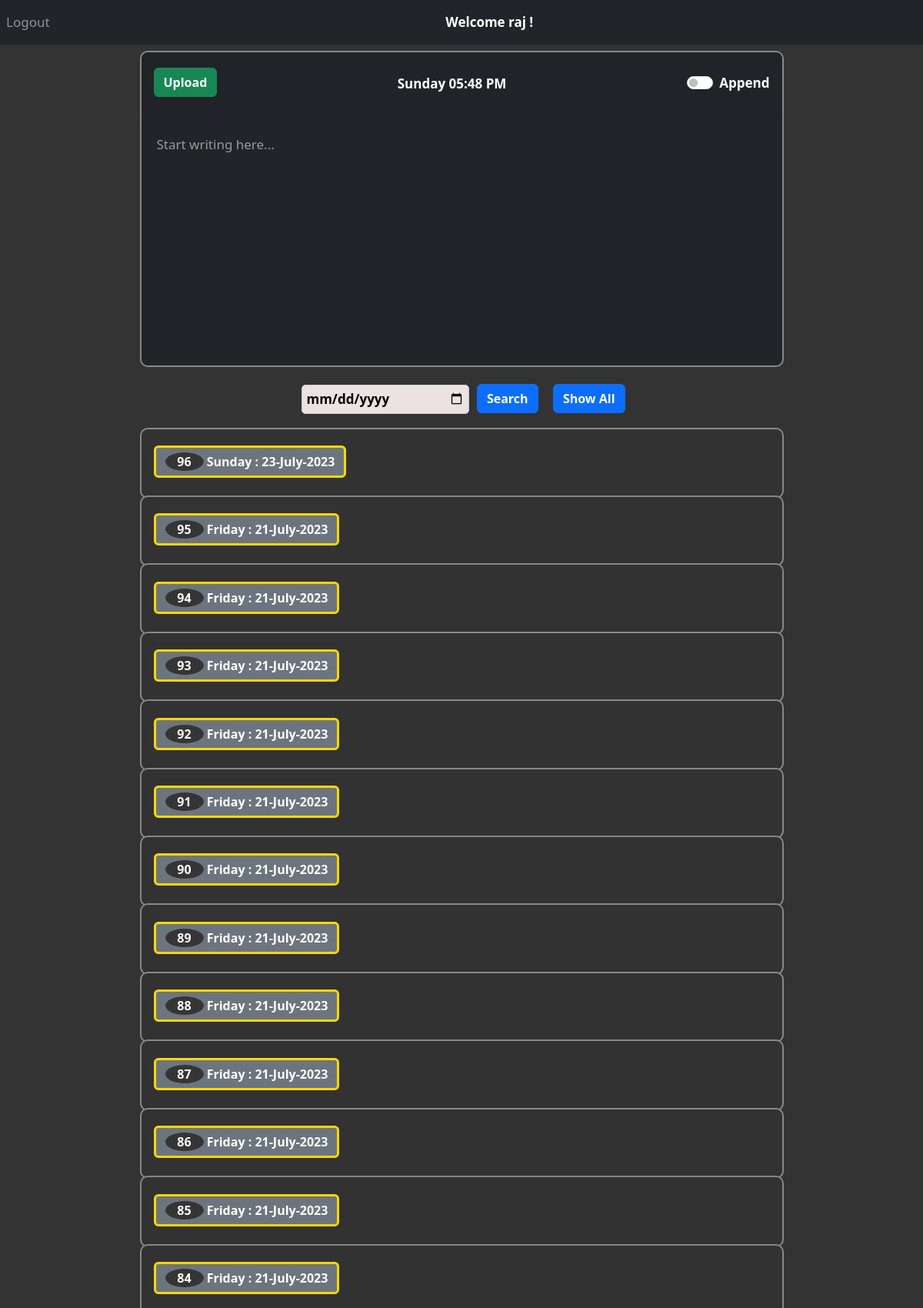
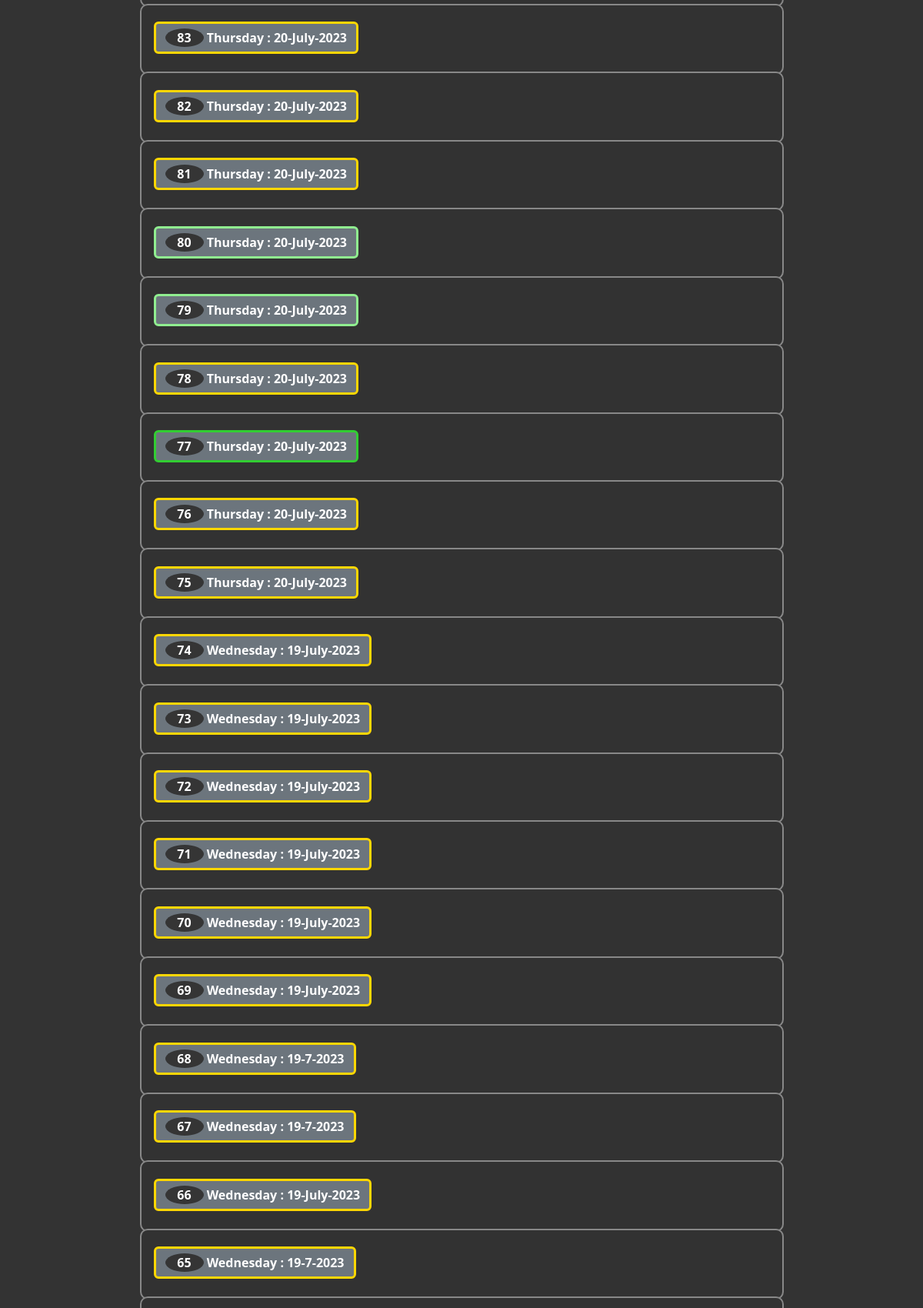
The app's page / (signed in, upper part) with its own data (2 pictures, top to bottom).
### website/models.py (models this page shows)
class User(db.Model, UserMixin):
    id = db.Column(db.Integer, primary_key=True)
    email = db.Column(db.String(150), unique=True)
    password = db.Column(db.String(150))
    first_name = db.Column(db.String(150))
    notes = db.relationship('Note')

class Note(db.Model):
    id = db.Column(db.Integer, primary_key=True)
    data = db.Column(db.String(10000))
    date = db.Column(db.DateTime(timezone=True), default=func.now())
    day = db.Column(db.String(10), default=datetime.now().strftime('%A'))
    currDate = db.Column(db.String(20), default=datetime.now().strftime('%Y-%m-%d'))
    time = db.Column(db.String(20), default=datetime.now().strftime('%H:%M:%S'))
    month = db.Column(db.String(20), default=datetime.now().strftime('%B'))
    sentiment = db.Column(db.Float)
    sentimentColor = db.Column(db.String(255))
    classification = db.Column(db.String(50))
    switch_state = db.Column(db.Boolean, default=False)  # New column for the switch state
    user_id = db.Column(db.Integer, db.ForeignKey('user.id'))

### website/views.py (the view, shortened to what this page needs)
@views.route('/', methods=['GET', 'POST'])
@login_required
def home():
    first_name = current_user.first_name
    notes = Note.query.filter_by(user_id=current_user.id).all()
    get_switch_state = Note.query.filter_by(user_id=current_user.id).order_by(Note.id.desc()).first()
    latest_switch_state = "checked" if get_switch_state.switch_state else ""
    searchDate = request.args.get('searchDate')
    note_data = [(note.currDate, note.day, note.month, note.sentimentColor, note.data, note.id) for note in notes]
    return render_template("home.html", user=current_user, first_name = first_name, note_data=note_data, latest_switch_state = latest_switch_state)

### website/__init__.py (called while the page is built)
def create_app():
    app = Flask(__name__)
    app.config['SECRET_KEY'] = 'hjshjhdjah kjshkjdhjs'
    app.config['SQLALCHEMY_DATABASE_URI'] = f'sqlite:///{DB_NAME}'
    db.init_app(app)
    from .views import views
    from .auth import auth
    app.register_blueprint(views, url_prefix='/')
    app.register_blueprint(auth, url_prefix='/')
    from .models import User, Note
    with app.app_context():
        db.create_all()
    login_manager = LoginManager()
    login_manager.login_view = 'auth.login'
    login_manager.init_app(app)
    @login_manager.user_loader
    def load_user(id):
        return User.query.get(int(id))
    return app

### website/templates/home.html (shortened to what this page needs)
{% extends "base.html" %}
{% block content %}
<form method="POST">
  <div class="card text-white bg-dark mb-3">
    <div class="card-header">
      <div align="left">
        <button type="submit" class="btn btn-secondary  btn-success" style="display: flex; justify-content: space-between;"><b>Upload</b></button>
      </div>
      <div style="font-weight: bold">
        <div class="d-flex justify-content-center w-100">
          <span class="navbar-text text-center" style="color: white; font-weight: bold;">
             <span id="current-time-home"></span>
          </span>
        </div>
      </div>
      <div class="form-check form-switch align-center">
        <input class="form-check-input" type="checkbox" role="switch" id="flexSwitchCheckChecked" name="switchState" {{latest_switch_state}}>
        <label class="form-check-label" for="flexSwitchCheckChecked"><b>Append</b></label>
      </div>
    </div>
    <textarea name="note" id="note" class="form-control bg-dark text-white" style="border: none;" autofocus wrap="soft" placeholder="Start writing here..."></textarea>
  </div>
</form>
<form id="search-form" method="GET">
  <div align="center">
    <input type="date" id="search" name="searchDate">
    <button id="searchButton" type="submit" class="btn btn-primary" name="searchButton"><b>Search</b></button>
    <button id="showall" type="submit" class="btn btn-primary" name="showAllButton"><b>Show All</b></button>
  </div>
</form>
<ul class="list-group list-group-flush" id="notes">
  {% for note_item in note_data | reverse %}
  <div class="accordion" id="accordionExample">
    <div class="card">
      <div class="card-header text-center" id="heading{{ note_item[5] }}">
        <h2 class="mb-0">
          <button class="btn btn-secondary text-left" type="button" data-toggle="collapse" data-target="#collapse{{note_item[5]}}" aria-expanded="true" aria-controls="collapse{{ note_item[5] }}"  {% if note_item[3] %}style="border-color: {{ note_item[3] }}"{% endif %}>
            {% if note_item[0] %}
              {% set index = loop.length - loop.index0 %}
              <span class="index-circle">{{ index }}</span><b> {{ note_item[1] }} : {{ note_item[0][8:] }}-{{ note_item[2] }}-{{ note_item[0][:4] }}</b>
            {% else %}
              <span class="index-circle">{{ index }}</span><b>{{ note_item[1] }} - Date Not Available </b>
            {% endif %}
          </button>
        </h2>
      </div>
    </div>
  </div>{% endfor %}
</ul>
{% endblock %}

### website/templates/base.html (shortened to what this page needs)
<!DOCTYPE html>
<html>
  <head>
    <link
      rel="stylesheet"
      href="https://stackpath.bootstrapcdn.com/bootstrap/4.4.1/css/bootstrap.min.css"
    />
    <link
      rel="stylesheet"
      href="https://stackpath.bootstrapcdn.com/font-awesome/4.7.0/css/font-awesome.min.css"
    />
    <link rel="stylesheet" href="static\styles.css">
    <link href="https://cdn.jsdelivr.net/npm/bootstrap@5.3.0/dist/css/bootstrap.min.css" rel="stylesheet">
  </head>
  <body>
    <nav class="navbar navbar-expand-lg navbar-dark bg-dark" #e3f2fd;>
      <div class="collapse navbar-collapse" id="navbar">
        <div class="navbar-nav">
          {% if user.is_authenticated %}
          <a class="nav-item nav-link" id="logout" href="/logout">Logout</a>
          {% endif %}
        </div>
        {% if user.is_authenticated %}
        <div class="d-flex justify-content-center w-100">
          <span class="navbar-text text-center" style="color: white; font-weight: bold;">
             <span>Welcome {{first_name}} !</span>
          </span>
        </div>
      {% endif %}
    </nav>
    <div class="container">{% block content %} {% endblock %}</div>
  </body>
</html>

### website/templates/base.html (style rules this page uses)
body { background-color: #333; color:white; font-size: 17px; }

### website/templates/home.html (style rules this page uses)
.index-circle { display: inline-block; width: 50px; height: 24px; line-height: 24px; text-align: center; border-radius: 50%; background-color: #353535; color: #fff; font-weight: bold; }
.card-header { padding-top: 20px; padding-bottom: 25px; display: flex; justify-content: space-between; }
.card { background-color: #333; color: white; border-radius: 0px; width:75%; margin: -2px auto; border-color: #888; border-width: 2px 2px 2px 2px; border-style: solid; border-radius: 10px; }
form { margin-top: 10px; background-color: #333; padding: 0px; }
textarea.form-control { background-color: #333; color: white; width: 100%; margin: 0; padding: 20px; font-size: 17px; border: 3px solid #ccc; border-radius: 10px; box-sizing: border-box; height: 320px; resize: none; white-space: pre-wrap; }
ul#notes button { border-width: 3.5px; }
#note::placeholder { color: #999; }
.form-check { padding-top: 7px; }
input[type="date"] { font-size: 17px; padding: 5px; margin-top: 7px; margin-right:5px; margin-left: 5px; margin-bottom: 20px; border: 1px solid #ccc; border-radius: 5px; outline: none; width: 218px; font-weight: bold; background-color: #ebe2e2 }
#showall { margin-left: 15px; margin-top: -5px; }
#searchButton { margin-top: -5px; }

### records on screen
User: first_name "raj"
Note: index "96", day "Sunday", currDate "23", month "July", currDate "2023"
Note: index "95", day "Friday", currDate "21", month "July", currDate "2023"
Note: index "94", day "Friday", currDate "21", month "July", currDate "2023"
Note: index "93", day "Friday", currDate "21", month "July", currDate "2023"
Note: index "92", day "Friday", currDate "21", month "July", currDate "2023"
Note: index "91", day "Friday", currDate "21", month "July", currDate "2023"
Note: index "90", day "Friday", currDate "21", month "July", currDate "2023"
Note: index "89", day "Friday", currDate "21", month "July", currDate "2023"
Note: index "88", day "Friday", currDate "21", month "July", currDate "2023"
Note: index "87", day "Friday", currDate "21", month "July", currDate "2023"
Note: index "86", day "Friday", currDate "21", month "July", currDate "2023"
Note: index "85", day "Friday", currDate "21", month "July", currDate "2023"
Note: index "84", day "Friday", currDate "21", month "July", currDate "2023"
Note: index "83", day "Thursday", currDate "20", month "July", currDate "2023"
Note: index "82", day "Thursday", currDate "20", month "July", currDate "2023"
Note: index "81", day "Thursday", currDate "20", month "July", currDate "2023"
Note: index "80", day "Thursday", currDate "20", month "July", currDate "2023"
Note: index "79", day "Thursday", currDate "20", month "July", currDate "2023"
Note: index "78", day "Thursday", currDate "20", month "July", currDate "2023"
Note: index "77", day "Thursday", currDate "20", month "July", currDate "2023"
Note: index "76", day "Thursday", currDate "20", month "July", currDate "2023"
Note: index "75", day "Thursday", currDate "20", month "July", currDate "2023"
Note: index "74", day "Wednesday", currDate "19", month "July", currDate "2023"
Note: index "73", day "Wednesday", currDate "19", month "July", currDate "2023"
Note: index "72", day "Wednesday", currDate "19", month "July", currDate "2023"
Note: index "71", day "Wednesday", currDate "19", month "July", currDate "2023"
Note: index "70", day "Wednesday", currDate "19", month "July", currDate "2023"
Note: index "69", day "Wednesday", currDate "19", month "July", currDate "2023"
Note: index "68", day "Wednesday", currDate "19", month "7", currDate "2023"
Note: index "67", day "Wednesday", currDate "19", month "7", currDate "2023"
Note: index "66", day "Wednesday", currDate "19", month "July", currDate "2023"
Note: index "65", day "Wednesday", currDate "19", month "7", currDate "2023"
